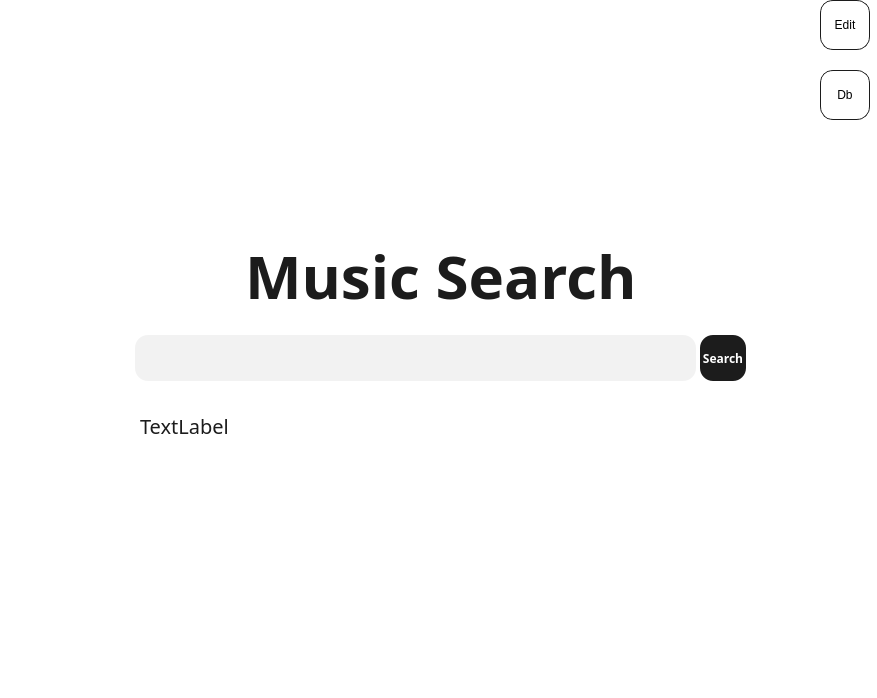
<?xml version="1.0" encoding="UTF-8"?>
<ui version="4.0">
 <class>MainWindow</class>
 <widget class="QMainWindow" name="MainWindow">
  <property name="geometry">
   <rect>
    <x>0</x>
    <y>0</y>
    <width>877</width>
    <height>698</height>
   </rect>
  </property>
  <property name="windowTitle">
   <string>MainWindow</string>
  </property>
  <property name="styleSheet">
   <string notr="true">border-radius: 54px;
background: #FFF;</string>
  </property>
  <widget class="QWidget" name="centralwidget">
   <widget class="QPushButton" name="Edit_token">
    <property name="geometry">
     <rect>
      <x>820</x>
      <y>0</y>
      <width>50</width>
      <height>50</height>
     </rect>
    </property>
    <property name="cursor">
     <cursorShape>PointingHandCursor</cursorShape>
    </property>
    <property name="styleSheet">
     <string notr="true">border-radius: 13px;
border: 1px solid #1C1C1C;</string>
    </property>
    <property name="text">
     <string>Edit</string>
    </property>
   </widget>
   <widget class="QLineEdit" name="find_string">
    <property name="geometry">
     <rect>
      <x>135</x>
      <y>335</y>
      <width>561</width>
      <height>46</height>
     </rect>
    </property>
    <property name="font">
     <font>
      <pointsize>20</pointsize>
     </font>
    </property>
    <property name="styleSheet">
     <string notr="true">border-radius: 13px;
background: #F2F2F2;</string>
    </property>
   </widget>
   <widget class="QPushButton" name="Search_Button">
    <property name="geometry">
     <rect>
      <x>700</x>
      <y>335</y>
      <width>46</width>
      <height>46</height>
     </rect>
    </property>
    <property name="cursor">
     <cursorShape>PointingHandCursor</cursorShape>
    </property>
    <property name="styleSheet">
     <string notr="true">border-radius: 13px;
background: #1C1C1C;
color: #FFF;
font-family: Poppins;
font-size: 12px;
font-style: normal;
font-weight: 700;
line-height: normal;</string>
    </property>
    <property name="text">
     <string>Search</string>
    </property>
   </widget>
   <widget class="QWidget" name="layoutWidget">
    <property name="geometry">
     <rect>
      <x>10</x>
      <y>220</y>
      <width>861</width>
      <height>111</height>
     </rect>
    </property>
    <layout class="QHBoxLayout" name="horizontalLayout_2">
     <item>
      <spacer name="horizontalSpacer_3">
       <property name="orientation">
        <enum>Qt::Horizontal</enum>
       </property>
       <property name="sizeHint" stdset="0">
        <size>
         <width>40</width>
         <height>20</height>
        </size>
       </property>
      </spacer>
     </item>
     <item>
      <layout class="QHBoxLayout" name="horizontalLayout">
       <item>
        <spacer name="horizontalSpacer">
         <property name="orientation">
          <enum>Qt::Horizontal</enum>
         </property>
         <property name="sizeHint" stdset="0">
          <size>
           <width>40</width>
           <height>20</height>
          </size>
         </property>
        </spacer>
       </item>
       <item>
        <widget class="QLabel" name="Music_search">
         <property name="font">
          <font>
           <family>Smooch Sans</family>
           <pointsize>-1</pointsize>
           <weight>87</weight>
           <italic>false</italic>
           <bold>true</bold>
          </font>
         </property>
         <property name="styleSheet">
          <string notr="true">color: #1C1C1C;
leading-trim: both;
text-edge: cap;
font-family: Smooch Sans;
font-size: 60px;
font-style: normal;
font-weight: 700;
line-height: normal;</string>
         </property>
         <property name="text">
          <string>Music Search</string>
         </property>
        </widget>
       </item>
       <item>
        <spacer name="horizontalSpacer_2">
         <property name="orientation">
          <enum>Qt::Horizontal</enum>
         </property>
         <property name="sizeHint" stdset="0">
          <size>
           <width>40</width>
           <height>20</height>
          </size>
         </property>
        </spacer>
       </item>
      </layout>
     </item>
     <item>
      <spacer name="horizontalSpacer_4">
       <property name="orientation">
        <enum>Qt::Horizontal</enum>
       </property>
       <property name="sizeHint" stdset="0">
        <size>
         <width>40</width>
         <height>20</height>
        </size>
       </property>
      </spacer>
     </item>
    </layout>
   </widget>
   <widget class="QLabel" name="Error">
    <property name="geometry">
     <rect>
      <x>140</x>
      <y>410</y>
      <width>401</width>
      <height>31</height>
     </rect>
    </property>
    <property name="styleSheet">
     <string notr="true">color: #1C1C1C;
font-family: Poppins;
font-size: 20px;
font-style: normal;
font-weight: 400;
line-height: normal;</string>
    </property>
    <property name="text">
     <string>TextLabel</string>
    </property>
   </widget>
   <widget class="QPushButton" name="Data_Base">
    <property name="geometry">
     <rect>
      <x>820</x>
      <y>70</y>
      <width>50</width>
      <height>50</height>
     </rect>
    </property>
    <property name="cursor">
     <cursorShape>PointingHandCursor</cursorShape>
    </property>
    <property name="styleSheet">
     <string notr="true">border-radius: 13px;
border: 1px solid #1C1C1C;</string>
    </property>
    <property name="text">
     <string>Db</string>
    </property>
   </widget>
  </widget>
  <widget class="QMenuBar" name="menubar">
   <property name="geometry">
    <rect>
     <x>0</x>
     <y>0</y>
     <width>877</width>
     <height>26</height>
    </rect>
   </property>
  </widget>
  <widget class="QStatusBar" name="statusbar"/>
 </widget>
 <resources/>
 <connections/>
</ui>
